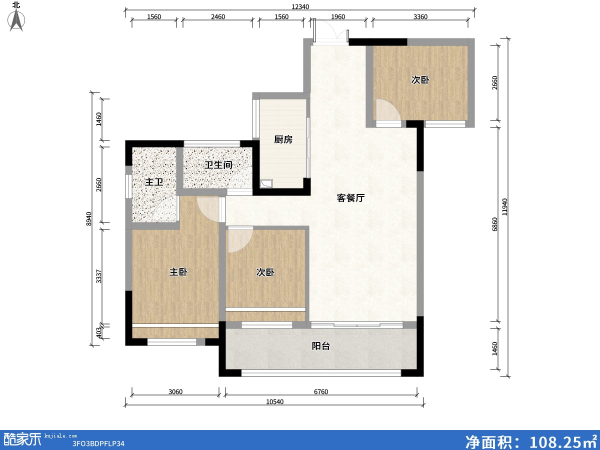
#> input picture builtin_skills/house-plan-designer/reference/example-input.jpg, 1200 x 900 px (shown at 1/2 size)
$ python -i postprocess.py   (imports and definitions only)   (older library calls are emulated)
#> lines starting #> are read from the running program, lines starting #| are printed output that depends on the picture
#> further down, picture is the input picture: shape (900, 1200, 3); mean B, G, R 229.9, 230.6, 230.5
#!/usr/bin/env python
# -*- coding: utf-8 -*-
"""
floorplan-render 出图后处理脚本

四步：
  1. 水印检测  —— 右下角 ROI 局部残差 + 5%/99% 分位对比度拉伸
  2. 水印处置  —— 按底色类型走决策树（渐变/平涂/多结构）
  3. 乱码字修复 —— 颜色检出笔画 -> inpaint -> 凸包色块 + 羽化
  4. 尺寸规范化 —— LANCZOS4 缩放到目标尺寸

⚠️ Windows 中文路径：cv2.imread/imwrite 在中文路径下静默返回 None，
    必须走 imdecode/imencode + fromfile/tofile。

用法：
    python postprocess.py --detect  <图片...>
    python postprocess.py --fix     <图片...>            # 自动决策 + 修复
    python postprocess.py --crop    <图片...>            # 判定不可修时直接裁切
    python postprocess.py --normalize <图片> --size 1536x1024
    python postprocess.py --stretch <图片>               # 只输出放大检视图

设计原则：数值达标 ≠ 视觉达标。任何处理后都必须切回正常视角目视确认。
"""

import argparse
import os
import sys

import cv2
import numpy as np

# ── 中文路径安全 IO ────────────────────────────────────────────────
def imread(p):
    return cv2.imdecode(np.fromfile(p, dtype=np.uint8), cv2.IMREAD_COLOR)


# [6 lines left out: function imwrite, not called in this run]


# ── 1. 水印检测 ────────────────────────────────────────────────────
def detect_watermark(img, roi_h=110, roi_w=360, save_stretch=None):
    """
    返回 (has_watermark, metrics)。
    判定依据：局部残差（灰度 - 高斯模糊）的峰值与超阈像素数。

    ⚠️ 已知误判场景：背景是大面积平滑渐变时残差极低；画面主体（大块纹理、
       布料、木纹）落进 ROI 时残差会顶满。这两种情况都**不能只看数值**，
       必须配合 stretch_watermark() 目视读数。
    """
#> called with roi_h = 110, roi_w = 360
    h, w = img.shape[:2]
#> h = 900; w = 1200
    g = cv2.cvtColor(img, cv2.COLOR_BGR2GRAY)
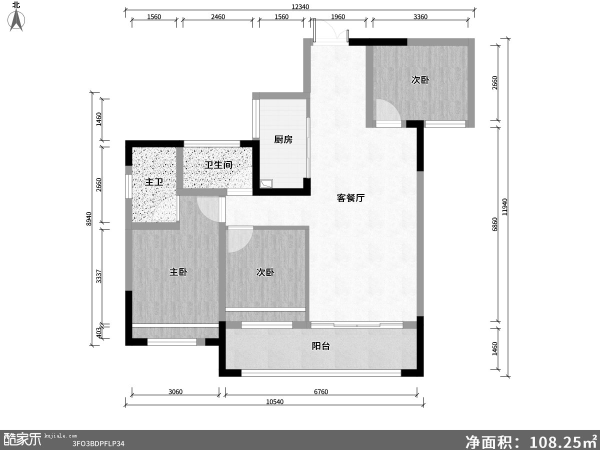
#> g: shape (900, 1200) (shown at 1/2 size); min 0, max 255, mean 230.4
    x0 = max(0, w - roi_w)
#> x0 = 840
    y0 = max(0, h - roi_h)
#> y0 = 790
    roi = g[y0:h, x0:w].astype(np.float32)
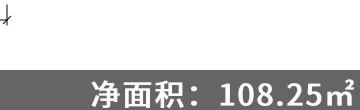
#> roi: shape (110, 360) float32; min 7, max 255, mean 207.7
    blur = cv2.GaussianBlur(roi, (0, 0), 12)
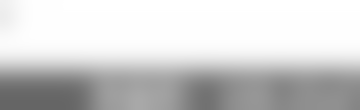
#> blur: shape (110, 360) float32; min 101.1, max 255, mean 207.8
    res = roi - blur
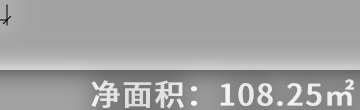
#> res: shape (110, 360) float32; min -232.9, max 131.6, mean -0.2; drawn with min black and max white

    metrics = {
        "max": float(res.max()),
        "over6": int((res > 6).sum()),
        "std": float(roi.std()),
    }
#> metrics = {'max': 131.6, 'over6': 10756, 'std': 69.77}
    has = metrics["over6"] > 300
#> has = True
    if save_stretch:
        stretch_watermark(img, save_stretch)
    return has, metrics


# [217 lines left out: functions stretch_watermark, classify_background, remove_watermark_gradient, remove_watermark_flat, crop_away, fix_garbled_text and 2 more, not called in this run]


# [2 lines not run here, left out]

>>> import cv2
>>> picture = cv2.imread('../../../builtin_skills/house-plan-designer/reference/example-input.jpg')
>>> result = detect_watermark(picture)

$ run again, on builtin_skills/house-plan-designer/reference/example-villa-diorama.jpg
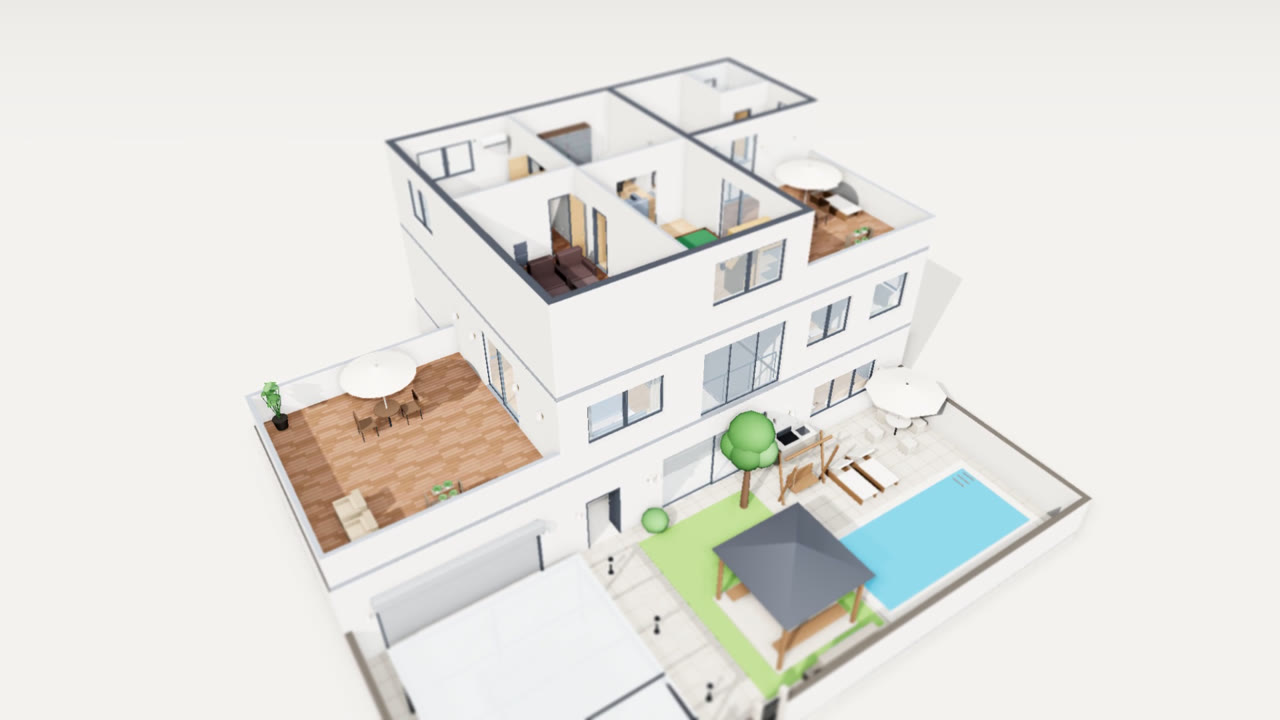
#> input picture builtin_skills/house-plan-designer/reference/example-villa-diorama.jpg, 1280 x 720 px
#> picture is the input picture: shape (720, 1280, 3); mean B, G, R 223.3, 228.3, 229.1
#> in detect_watermark, `g = cv2.cvtColor(img, cv2.COLOR_BGR2GRAY)`:
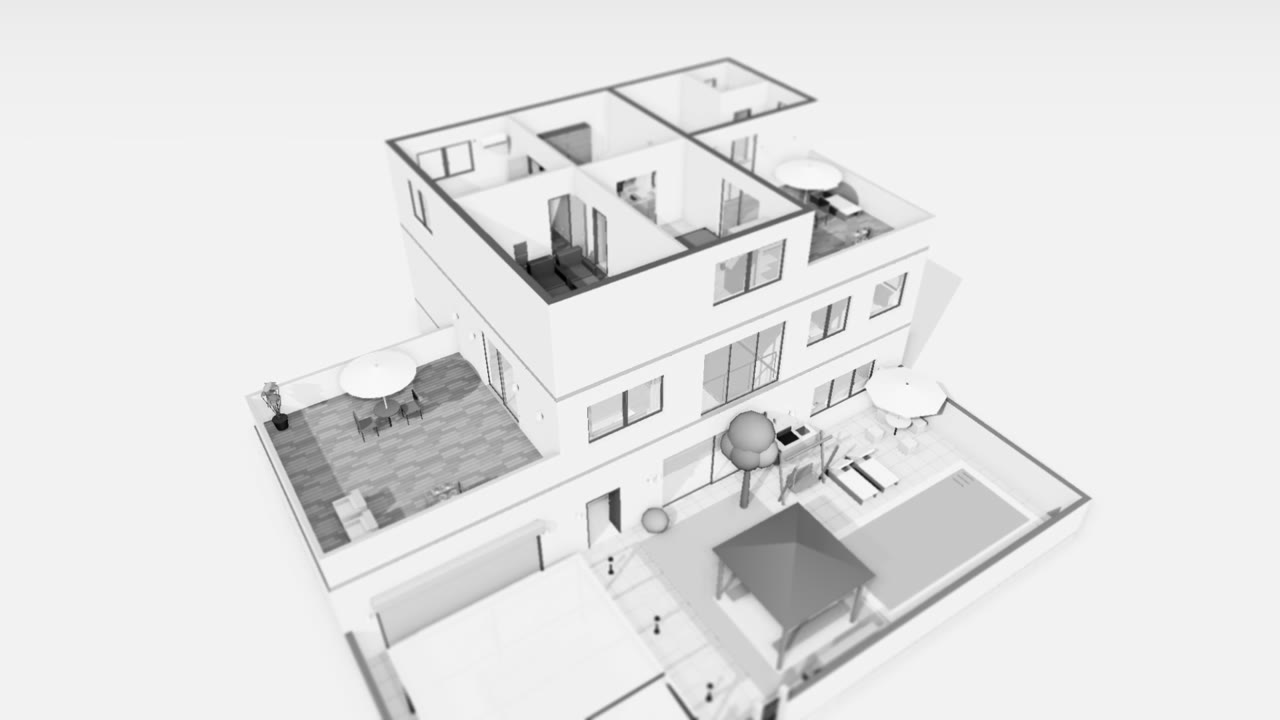
#> g: shape (720, 1280); min 0, max 255, mean 228.1
#> in detect_watermark, `roi = g[y0:h, x0:w].astype(np.float32)`:
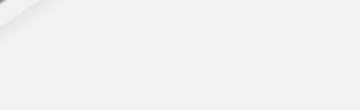
#> roi: shape (110, 360) float32; min 139, max 245, mean 241.8
#> metrics = {'max': 7.91, 'over6': 11, 'std': 1.73}
#> has = False
